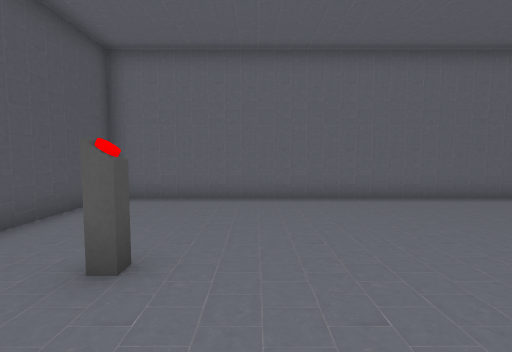
[1] (above)

16 first-person views from a walk through a scene from a Unity 3-D project. The camera is 1.3 m above the floor, tilts 4° down and sees 85° across. The floor is counted in squares, 1 m on a side. Each view is taken from the middle of a square. On the plan, view 1 faces up. The plan holds only what a view shows up to about 13 squares ahead; the rest is blank. The player character is not drawn. Door leaves are left out, so doorways stand open.

[2]
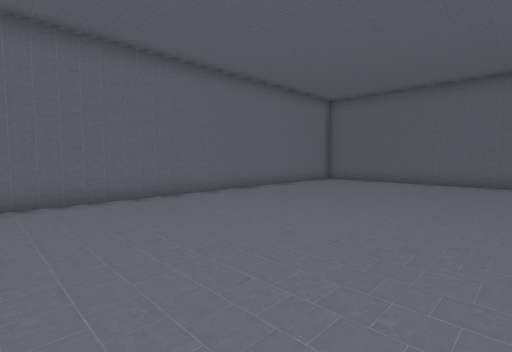

[3]
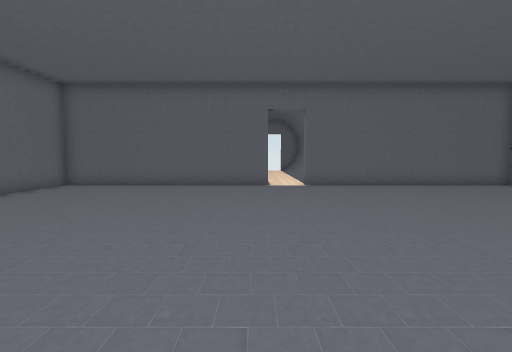

[4]
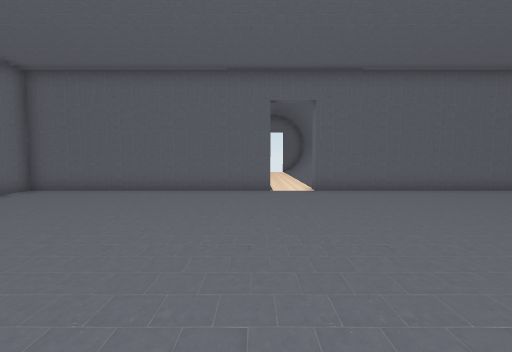

[5]
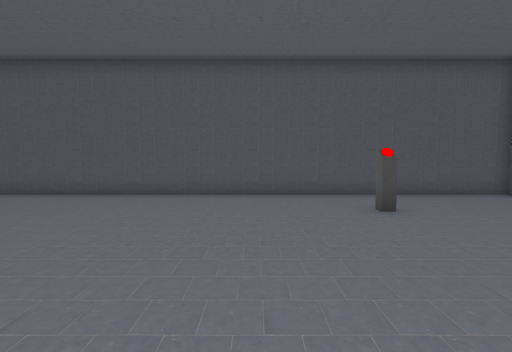

[6]
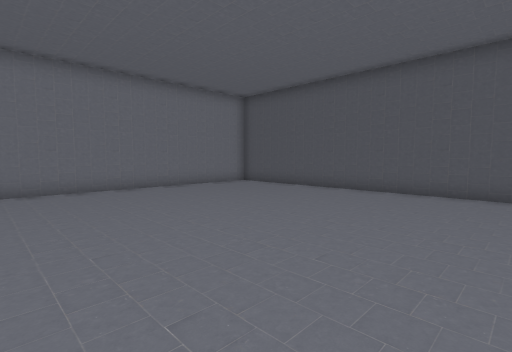

[7]
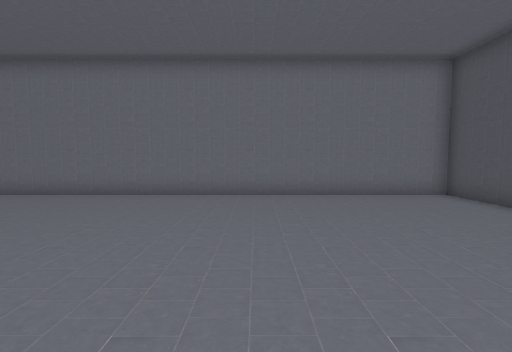

[8]
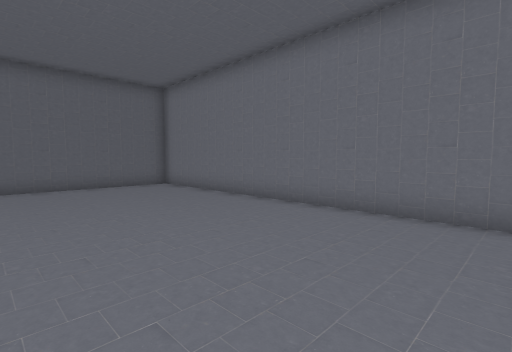

[9]
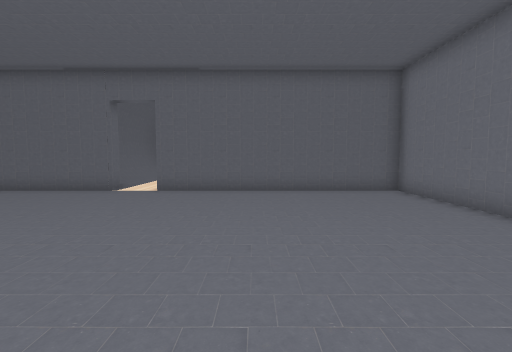

[10]
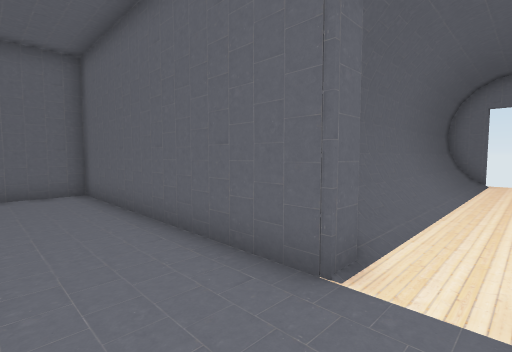

[11]
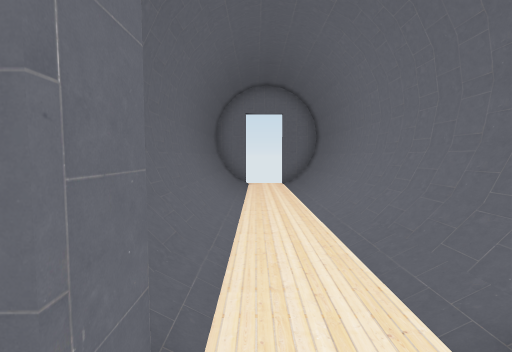

[12]
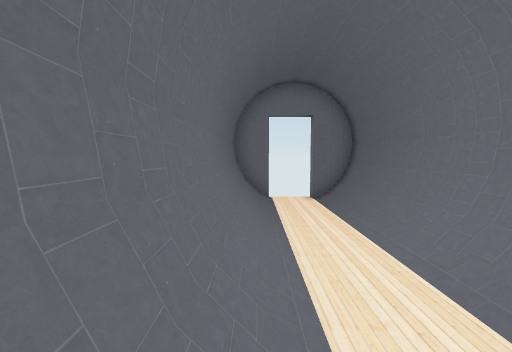

[13]
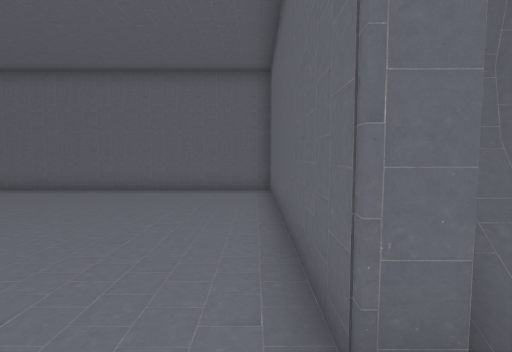

[14]
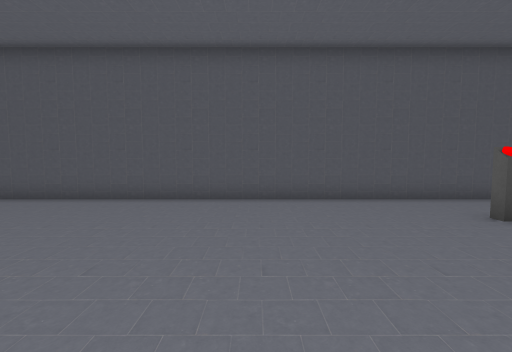

[15]
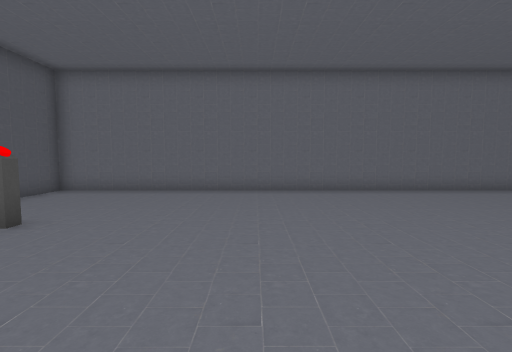

[16]
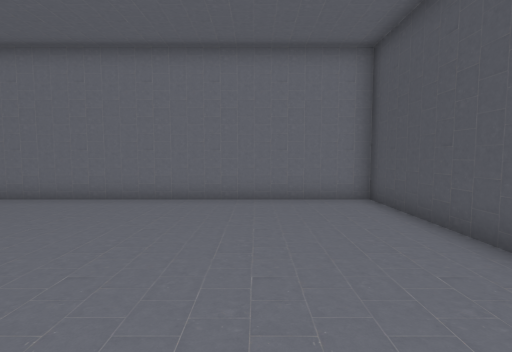

### Floor plan
Key: @ floor where view 1 was taken; # wall or solid block; . floor; / step, stairs or slope; D open door; O other object.
Columns run from 5 left of view 1 to 29 right of it. Each row starts with its distance up from view 1.
  9 ######################
  8 #....................#
  7 #....................#
  6 #....................#
  5 #....................#
  4 #....................#
  3 #..O.................#
  2 #....................#
  1 #....................#############
  0 #....@...............#///////////##
 -1 #.................................D
 -2 #.................................D
 -3 #....................#///////////##
 -4 #....................#############
 -5 #....................#
 -6 #....................#
 -7 #....................#
 -8 #....................#
 -9 #....................#
-10 #....................#
-11 #....................#
-12 ######################

Positions as (right, up) in squares from view 1, and headings:
1: (0, 0), facing up
2: (1, 0), facing up-right
3: (3, 0), facing right
4: (5, 0), facing right
5: (5, 0), facing left
6: (6, 0), facing down-left
7: (2, -2), facing down
8: (3, -5), facing down-right
9: (5, -6), facing right
10: (13, -2), facing up-right
11: (15, -1), facing right
12: (17, 0), facing right
13: (15, -2), facing up
14: (4, -2), facing left
15: (3, -2), facing up
16: (-1, -3), facing down
